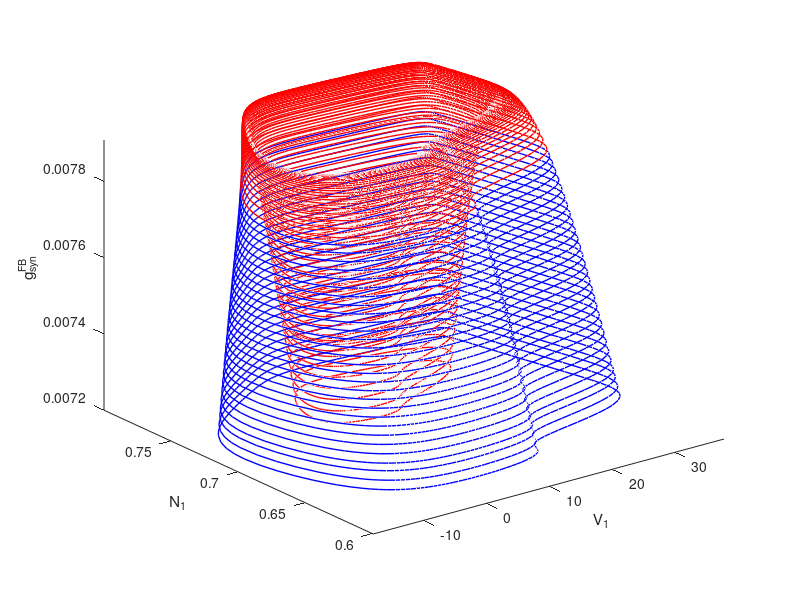

MATLAB code to generate this figure:
% To plot Fig. 15(b): from precomputed data ee_torus.mat
% For ee_torus.mat, f array contains Floquet multipliers (row 42 to 48) and the time discretization,
% so one can tell the stability of the limit cycle based on f.
% And x Array contains the phase variables (row 1 to 1128) and parameters (row 1129).

load ee_torus.mat

x1=zeros(161,394);
x2=zeros(161,394);
z=x(1129,:);
for i = 1:394
    for j = 1:161
        x1(j,i)=x(7*j-6,i);
        x2(j,i)=x(7*j-4,i);
    end
end

figure(1)
% plot stable limit cycles
for i=1:2:98
    plot3(x1(:,i),x2(:,i),ones(161,1)*z(i),'b-','LineWidth',1)
    hold on
end
% plot unstable limit cycles
for i=99:3:394
    plot3(x1(:,i),x2(:,i),ones(161,1)*z(i),'r-','LineWidth',1)
    hold on
end
axis([-inf inf -inf inf 0.0072 inf])

xlabel('V_1');
ylabel('N_1');
zlabel('g_{syn}^{FB}');